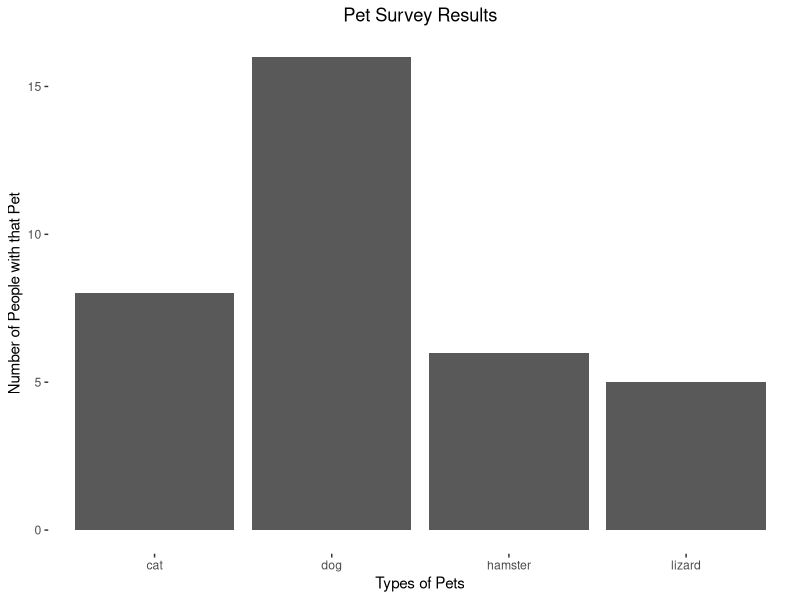

Here is the R script that generated this plot:
library(ggplot2)

data <- read.csv("Pet_Data.csv")

plot <- ggplot(data, aes(x=Pets)) + 
  geom_bar() +
  labs(x = "Entries", y = "Count", title = "Count of Entries in the First Column") +
  theme(panel.background = element_rect(fill = 'white'), plot.title = element_text(hjust = 0.5)) + labs(x="Types of Pets", y="Number of People with that Pet", title="Pet Survey Results")

ggsave("Pet_Data_Viz.jpg", plot = plot, width = 8, height = 6, dpi = 300, device = "jpeg")

